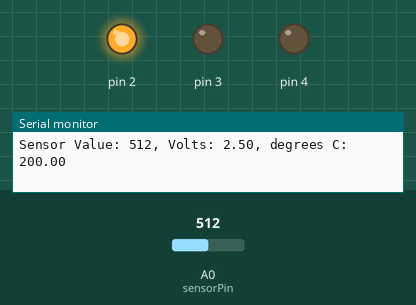
Recording of a sketch running on a simulated Arduino Uno, built with avr-gcc and run on an emulated ATmega328P. On the bench: output pins drawn as LEDs (lit = HIGH), the last lines printed to the serial monitor. The inputs (shaded band) are chosen by the test bench; at power-on: A0 (sensorPin) = 512.

Above: at 1.2 s.
1.3 s: A0 (sensorPin) set to 517
At 2.2 s:
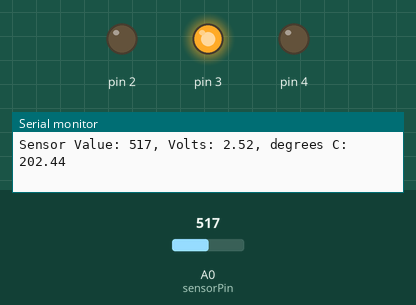
2.8 s: A0 (sensorPin) set to 1023
At 4.0 s:
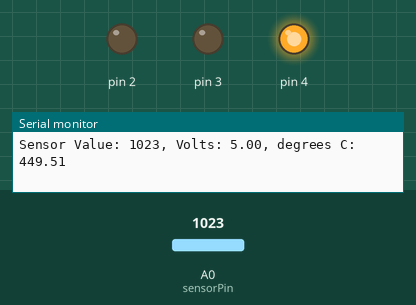
Timing chart, 0 to 5.8 s (numbered marks = the images above; inputs shaded):
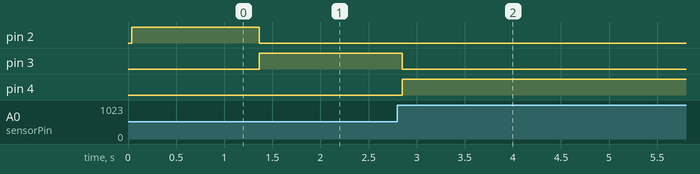

Measured:
- the behaviour switches between 516 and 517 on A0 (sensorPin) (found by bisection; images 0 and 1)
- after the input at 1.3 s, pin 2: HIGH → LOW after 0.06 s; pin 3: LOW → HIGH after 0.06 s
- after the input at 2.8 s, pin 3: HIGH → LOW after 0.05 s; pin 4: LOW → HIGH after 0.05 s

The sketch:

love_o_meter.ino
```cpp
/*
Arduino project 03
*/
const int sensorPin = A0;
int baselineTemp = 20;

void setup()
{
    Serial.begin(9600);
    baselineTemp = adc_to_celsius(sensorPin);

    for (int pinNumber = 2; pinNumber < 5; pinNumber++)
    {
        pinMode(pinNumber, OUTPUT);
        digitalWrite(pinNumber, LOW);
    }
}

void loop()
{
    int activeLed = 0;

    // read the temperature
    int temperature = adc_to_celsius(sensorPin);

    // determine active LED (2 < +1C, 3 > +1C, 4 > +2C)
    if (temperature > baselineTemp + 2)
    {
        activeLed = 4;
    }
    else if (temperature > baselineTemp + 1)
    {
        activeLed = 3;
    }
    else
    {
        activeLed = 2;
    }

    // illuminate correct LED
    for (int pinNumber = 2; pinNumber < 5; pinNumber++)
    {
        if (pinNumber == activeLed)
        {
            digitalWrite(pinNumber, HIGH);
        }
        else
        {
            digitalWrite(pinNumber, LOW);
        }
    }
    delay(5);
}

int adc_to_celsius(int sensorPin)
{
    int sensorValue = analogRead(sensorPin);
    Serial.print("Sensor Value: ");
    Serial.print(sensorValue);

    float voltage = (sensorValue / 1024.0) * 5.0;
    Serial.print(", Volts: ");
    Serial.print(voltage);

    Serial.print(", degrees C: ");
    float temperature = (voltage - 0.5) * 100;
    Serial.println(temperature);

    return temperature;
}
```
